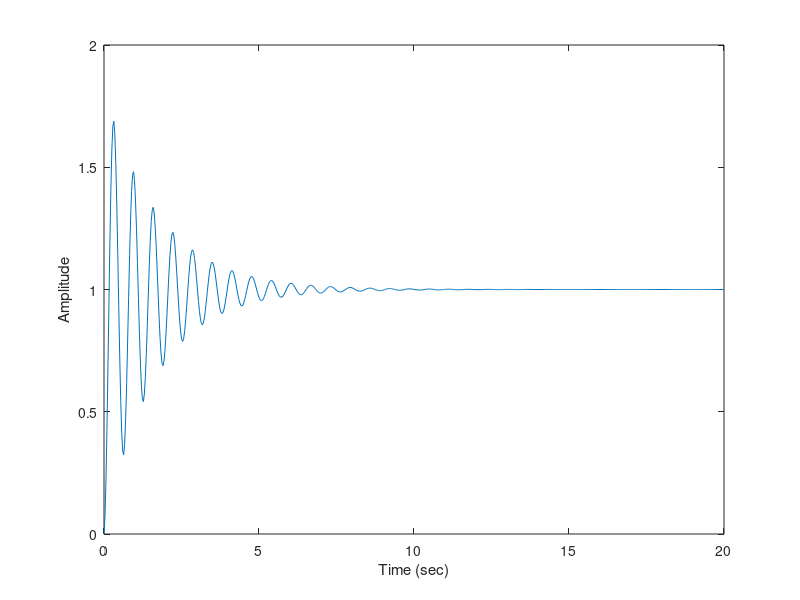

Here is the MATLAB script that generated this plot: (Note: this script raises an error after producing the figure.)
%%%%%%%%%
%
% Autotuning Algorithm for second order systems
% 
% Dimitrios Tsounis
% dimtsouis@gmail.com
% The University of Manchester
% April 2016
%
%%%%%%%

clear all;
clc;

% Values of damping, natural frequency and SS gain
damping_ratio = (2:8)/10;
natural_freq = (3:10);
b0 = 1;

%variables used to select different frequency/damping values
i = 1;  % natural frequency
j = 1;  % damping ratio

% Calculating the values of the nominator and denominator of the TF
a = b0*(natural_freq(i)^2);
b = 2*natural_freq(i)*damping_ratio(j);
c = natural_freq(i)^2;         

num = [a];
den = [1 b c]; 

% Setting up the Transfer Function
system_tf = tf(num,den);

% flags & counting variables
k = 0;
inc = 1; %delete for final version
sum_inc(1:50)=0;

%%%%%%
% String Manipulation
% 1st Annotation box
s1_freq = num2str(natural_freq(i));
s2_damp = num2str(damping_ratio(j));
s3_b0 = num2str(b0);

s1 = strcat('Natural Frequency = ', s1_freq,' rad/s');
s2 = strcat('Damping ratio = ', s2_damp);
s3 = strcat('Bo = ', s3_b0);

s = [s1 char(10) s2 char(10) s3];
%%%%%%

% Setting initial PID gains
max_prop_gain = 4;
max_int_gain = 4;
% kp = rand*max_prop_gain;
% ki = rand*max_int_gain;

kp = 10;
ki = 10;

kp_init = kp;
ki_init = ki;

% Setting Crossover ratios
COR1 = 0.2; % fitness
COR2 = 0.4; % oscillation
COR3 = 0.2; % overshoot
COR4 = 0.2; % time ratio

%population creation
gains = [ kp ki;
    0.5*kp ki;
    kp 0.5*ki;
    0.5*kp 0.5*ki;
    0.5*kp 3*ki;
    3*kp 0.5*ki;
    3*kp 3*ki;];

disp('Initial gains');
disp(kp);
disp(ki);

%%%%%%
initial_pid = pid(gains(1,1),gains(1,2),0.1);
% Plotting the initial response of the system
input_function1 = feedback(initial_pid*system_tf,1);
[y1,t1]=step(input_function1);
fig1 = figure;
plot(t1,y1)
xlabel('Time (sec)');
ylabel('Amplitude');
title('');
annotation('textbox', 'String',s,'Fontsize',12);
hold on;
%%%%%%

while true
    %%%
    % Following values need updating if the size of the population changes
    sum(1:7) = 0;
    sum_counter = 1;
    flag_var(1:7) = 0;
    overshoot(1:7) = 0;

    for population_size=1:size(gains,1)
        clearvars y;
        clearvars t;
        clearvars pks;
        clearvars locs;
        clearvars mpks;
        clearvars rise_point;
        clearvars time_stamp1;
        clearvars time_stamp2;
        clearvars ts1_value;
        clearvars ts2_value;

        % Setting up PI Controller
        C = pid(gains(population_size,1),gains(population_size,2),0.1);
        
        % generating input function for feedback loop with control
        input_function = feedback(C*system_tf,1);
        
        %step function
        [y,t]=step(input_function);
        %%%
        
        %%%%%%
        % Annotation Box
        skp = num2str(gains(population_size,1));
        ski = num2str(gains(population_size,2));
        % skd = num2str(Kd); % derivative contol not present
    
        s1kp = strcat('Kp = ', skp);
        s2ki = strcat('Ki = ',ski);
        %  s3kd = strcat('Kd = ',skd);  % derivative contol not present
        
        s_gains = ['PI Gains' char(10) s1kp char(10) s2ki]; % textbox element
        %%%%%%
        
        % Default values
        flag_var(population_size) = 0;
        tuning_rqrd(population_size) = 0;
        tuning_level(population_size) = 1;
        
        % Signal Info
        s_info = stepinfo(y,t);
        
        % Plotting the response (commented out to speed up program execution)
        % 
        % figure;
        % plot(t,y);
        % annotation('textbox', 'String',s,'Fontsize',12);
        % annotation('textbox',[.6 0.3 .1 .1], 'String',s_gains,'Fontsize',12);
        % title('');
        
        %%%%%%%%%%%%%
        % Signal Analysis
        
        [pks,locs] = findpeaks(y); % Local maxima estimation
        [mpks,mlocs] = findpeaks(-y); % Local minima estimation
        mpks = (-mpks); % chaning the sign of the values
        
        maxima_num(population_size) = size(pks,1);
        minima_num(population_size) = size(mpks,1);
        
        % Check if system reaches steady state
        ss_value = y(size(y,1));
        if (ss_value>=0.95) && (ss_value<=1.05);
            steady_state_reached(population_size) = true;
            tuning_rqrd(population_size) = 0;
        else
            tuning_rqrd(population_size) = 1;
            steady_state_reached(population_size) = false;
        end
        
        % Checking if system is oscillating
        % By changing the if statements, it is possible to change the
        % number of acceptable oscillation
        if ((maxima_num(population_size))>=4) && (minima_num(population_size)>=3);
            oscillating(population_size) = 1;
            tuning_rqrd(population_size) = 1;
            tuning_level(population_size) = 2; %#ok<*SAGROW>
            if (maxima_num(population_size)>5) || (abs(pks(1)-mpks(1))>0.4)
                tuning_level(population_size) = 3;
            end
            if maxima_num(population_size)>6 || (abs(pks(1)-mpks(1))>0.6)
                tuning_level(population_size) =4;
            end
            if maxima_num(population_size)>7 || (abs(pks(1)-mpks(1))>0.8)
                tuning_level(population_size) =5;
            end
        else
            oscillating(population_size) = 0;
        end  
        
        % Checking system time response
        % further work is required to established a 'good' reference value
        t_ratio(population_size) = s_info.SettlingTime/s_info.RiseTime;
        if t_ratio(population_size)>40  
            tuning_rqrd(population_size) = 1;
        end
        
        % Derivative estimation using central difference
        % Commented out because it is not used in this algorithm
%         for l=1:(size(y,1)-2)
%             der(l) = (y(l+2)-y(l+1))/(t(l+2)-t(l+1));
%         end
        
        % Checking if the system is overshooting or undershooting
        for j=1:round(size(t,1)/2)
            if y(j)> 1
                flag_var(population_size) = 1; % system overshooting
            end
        end       
        if (size(pks,1))>=1
            overshoot(population_size) = pks(1)-1; % overshoot in decimal percentage
        end
        
        if (size(mpks,1))>=1
            undershoot(population_size) = abs(pks(1)-1); % undershoot in decimal percentage
        end
        
        if flag_var(population_size) == 1
            if overshoot(population_size) >0.6
                tuning_rqrd(population_size) =1;
            end
        end
        
        % establishing the nearest discrete time value to the rise time
        for j=1:size(t,1)
            diff_eqn = (s_info.RiseTime)-t(j);
            if diff_eqn >= 0
                time_stamp1 = j;
                ts1_value = diff_eqn;
            end
            if diff_eqn <= 0
                time_stamp2 = j;
                ts2_value = diff_eqn;
                break;
            end
            diff_eqn = 0;
        end
        
        % choosing the discrete t value closest to the rise time
        if abs(ts1_value) > abs(ts2_value)
            rise_point = time_stamp2;
        else
            rise_point = time_stamp1;
        end
        
        % Fitness Function
        for i=1:rise_point
            sum(sum_counter) = sum(sum_counter) + abs(1-y(i));
        end
        sum_counter = sum_counter+1;
        
        % debug code
        % disp('The system is: ');
        % disp(strcat('Oscillating: ',num2str(oscillating(population_size))));
        % disp(strcat('Overshooting: ',num2str(flag_var(population_size))));
        % disp(strcat('Reaches Steady State: ',num2str(steady_state_reached(population_size))));
        % disp(strcat('The settling time to rise time ratio: ',num2str(t_ratio(population_size))));

    end
   
    %%%%%%%%
    
    % sorting Fitness Function  
    [current_sum, index1] = sort(sum);
    
    sum_inc(inc) = sum_inc(inc) + current_sum(1);
    
    for cntr=1:size(sum,2)
        if sum(cntr) > 15
            tuning_rqrd(cntr) = 1;
            % fitness issues
            
        end
    end

    %s sorting tuning_rqrd
    [tun_rqrd_sorted,tun_req_index] = sort(tuning_rqrd);
 
    if tun_rqrd_sorted(1) == 0
        disp('Tuning Achieved');
        disp(gains(tun_req_index(1),1));
        disp(gains(tun_req_index(1),2));
        
        % saving gains for graph
        gainp(k+1) = gains(tun_req_index(1),1);
        gaini(k+1) = gains(tun_req_index(1),2);
        C = pid(gains(tun_req_index(1),1),gains(tun_req_index(1),2),0.1);
        
        % generating input function for feedback loop with control
        input_function = feedback(C*system_tf,1);
        
        %step function
        [y,t]=step(input_function);
        plot(t,y)
        legend('Initial','Tuned');
        
        %stop iteration
        break;
    else
        disp('Tuning required');
    end
    
    
    %%%%%%%%%%%
    % Tuning
    
    % Fitness function optimisation
    kp_fitness = gains(index1(1),1);
    ki_fitness = gains(index1(1),2);
    
    % Steady state optimisation
    % steady state gain not used in this version of the algorithm
    [ss_sorted,index_ss]= sort(steady_state_reached,'descend');
    kp_ss = gains(index_ss(1),1);
    ki_ss = gains(index_ss(1),2);
    
    % Oscillation optimisation
    [tun_level_intensity,index2] = sort(tuning_level);
    
    % adjust gains based on the oscillation intensity level
    if (tun_level_intensity(1) == 5)
        kp_osc = gains(index2(1),1)/3;
        ki_osc = gains(index2(1),2)/3;
    end
    if (tun_level_intensity(1) == 4)
        kp_osc = gains(index2(1),1)/2;
        ki_osc = gains(index2(1),2)/2;
    end
    if (tun_level_intensity(1) == 3)
        kp_osc = gains(index2(1),1)/2;
        ki_osc = gains(index2(1),2)/1.5;
    end
    if (tun_level_intensity(1)== 2)
        kp_osc = gains(index2(1),1)/1.5;
        ki_osc = gains(index2(1),2);
    end
    if (tun_level_intensity(1)== 1)
        % if tuning level = 1 keep the same gains
        kp_osc = gains(index2(1),1);
        ki_osc = gains(index2(1),2);
    end
    
    % Overshoot optimisation
    [flag_sorted,index3] = sort(flag_var);
    
    [overshoot_sorted,index4] =sort(overshoot);

    for i=1:size(overshoot_sorted,1)
        if overshoot_sorted(i)<0
            ovrt_indic = 0;
        end
        if overshoot_sorted(i) >= 0 && overshoot_sorted(i)<0.5
            ovrt_indic = 1;
            kp_overshoot = gains(index4(i),1);
            ki_overshoot = gains(index4(i),2);
            break;
        else
            ovrt_indic = 0;
            kp_overshoot = gains(index4(i),1)/1.5;
            ki_overshoot = gains(index4(i),2)/1.25;
            break;
        end
    end
    
    % t_ratio optimisation
    [t_ratio_sorted,trindex] = sort(t_ratio);
    kp_tr = gains(trindex(1),1);
    ki_tr = gains(trindex(1),2);
    
    if ovrt_indic == 1
        kp = COR1*kp_fitness + COR2*kp_osc + COR3*kp_overshoot + COR4*kp_tr;
        ki = COR1*ki_fitness + COR2*ki_osc + COR3*ki_overshoot + COR4*ki_tr;
    else
        kp = COR1*kp_fitness + COR2*kp_osc + COR4*kp_tr;
        ki = COR1*ki_fitness + COR2*ki_osc + COR4*ki_tr;
    end
    
    if k>1
        if last_kp == kp
            kp = (rand+0.2)*kp;
        end
        if last_ki == ki
            ki = (rand+0.2)*ki;
        end
    end
   
   % pre defined population generation
   gains = [ kp ki;
        0.5*kp ki;
        kp 0.5*ki;
        0.5*kp 0.5*ki;
        0.5*kp 3*ki;
        3*kp   0.5*ki;
        3*kp   3*ki;];
    
            
    % random population generation
    gains = [ kp ki;
        rand*kp ki;
        kp rand*ki;
        rand*kp rand*ki
        rand*kp rand*ki;
        2*kp   2*ki;
        10*rand*kp   10*rand*ki;];
     
    last_kp = kp;
    last_ki = ki;
   
    %saving gains for graph
    gainp(k+1) = kp;
    gaini(k+1) = ki;
    %%%%%%%%%%%

    disp('==================');
    % loop termination
    if k == 50
        disp(gains);
        % Final System
        C = pid(gains(index1(1),1),gains(index1(1),2),0.1);
        
        % generating input function for feedback loop with control
        input_function = feedback(C*system_tf,1);
        
        %step function
        [y,t]=step(input_function);
        plot(t,y)
        legend('Initial','Final');
        break;
    else
        k = k+1;
        inc = inc +1;
    end
end

if k == 0
    k = k+1;
end

% plotting the gain variation

% Kp Graph

% Annotation Box
kp_p1 = num2str(gainp(1));
kp_p2 = num2str(gainp(end));
s_kp_p1 = strcat('Initial Gain: ', kp_p1);
s_kp_p2  = strcat('Final Gain: ',kp_p2);
p_gains_variation = [s_kp_p1 char(10) s_kp_p2]; % textbox element

xaxis = (1:(k+1));
fig2 = figure;
plot(xaxis,gainp)
xlabel('Iterations');
ylabel('Kp');
title('');
xbounds = xlim();
annotation('textbox',[0.15 0.13 0.25 0.08], 'String',p_gains_variation,'Fontsize',13);
set(gca, 'xtick', xbounds(1):1:xbounds(2));

% Ki Graph
% Annotation Box
ki_p1 = num2str(gaini(1));
ki_p2 = num2str(gaini(end));
s_ki_p1 = strcat('Initial Gain: ', ki_p1);
s_ki_p2  = strcat('Final Gain: ',ki_p2);
i_gains_variation = [s_ki_p1 char(10) s_ki_p2]; % textbox element

fig3 = figure;
plot(xaxis,gaini)
xlabel('Iterations');
ylabel('Ki');
title('');
xbounds = xlim();
annotation('textbox',[0.15 0.13 0.25 0.08], 'String',i_gains_variation,'Fontsize',13);
set(gca, 'xtick', xbounds(1):1:xbounds(2));

% fig4 = figure;
% sum_inc = sum_inc(sum_inc~=0); 
% incaxis = (1:inc);
% plot(incaxis,sum_inc);
% 
% 
% saveas(fig1,'response.bmp');
% saveas(fig2,'kp.bmp');
% saveas(fig3,'ki.bmp');
% 
%     